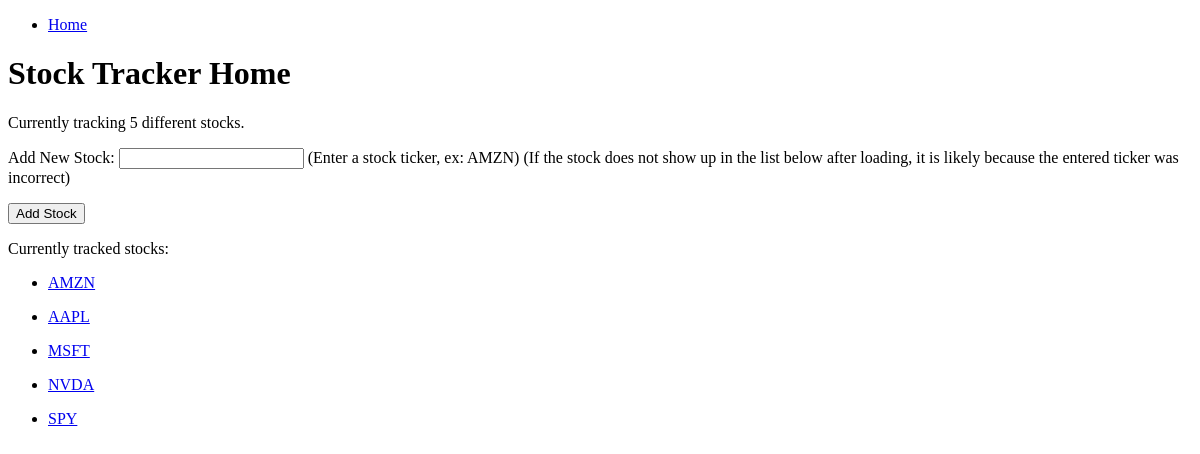
Page /stocks/ on the earlier database version.
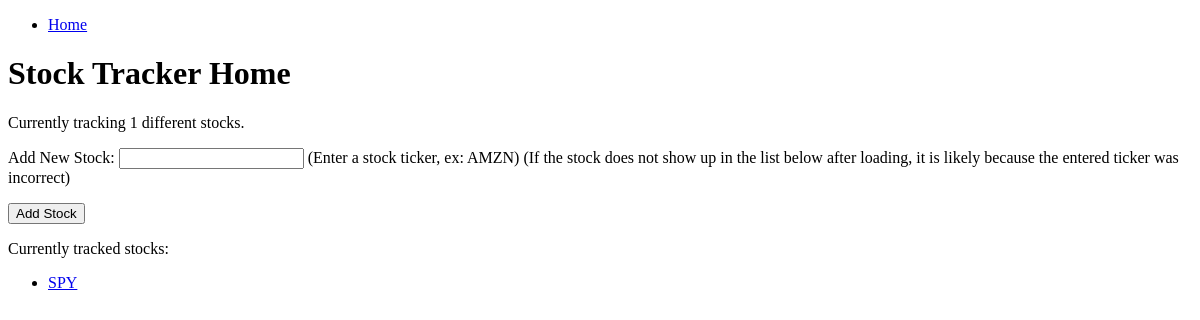
Same page on the later database version.
### stocks/models.py (models this page shows, shortened)
class Stock(models.Model):
    ticker = models.CharField(max_length=10, unique=True)
    name = models.CharField(max_length=200, blank=True, null=True)
    date_created = models.DateTimeField(auto_now_add = True)
    class Meta:
        ordering = ['name', '-date_created']
    def get_absolute_url(self):
        return reverse('stock_detail', args=[str(self.id)])

### stocks/views.py (the view, shortened to what this page needs)
# urls.py: path('', views.index, name='index'),
def index(request):
    num_stocks = Stock.objects.all().count()
    new_stock_form = AddNewStockForm()
    all_stocks = Stock.objects.all()
    context = {
        'num_stocks' : num_stocks,
        'all_stocks': all_stocks,
        'new_stock_form': new_stock_form,
    }
    return render(request, 'index.html', context=context)

### stocks/forms.py
class AddNewStockForm(forms.Form):
    ticker = forms.CharField(max_length=10)

### stocks/templates/index.html (shortened to what this page needs)
{% extends "base_generic.html" %}
{% block content %}
	<h1>Stock Tracker Home</h1>
	<p>Currently tracking {{ num_stocks }} different stocks.</p>
	<form method="post">
		<p>Add New Stock: {{ new_stock_form.ticker }} (Enter a stock ticker, ex: AMZN) (If the stock does not show up in the list below after loading, it is likely because the entered ticker was incorrect)</p>
		<input type="submit" class="input_submit" value="Add Stock" name="add new stock">
	</form>
	<p>Currently tracked stocks:</p>
	<ul>
		{% for stock in all_stocks %}
			<li>
				<p><a class="stock_ticker_display" href="{{ stock.get_absolute_url }}">{{ stock.ticker}}</a></p>
			</li>
		{% endfor %}
	</ul>
{% endblock %}

Differences in the rows shown:
removed Stock: ticker "AMZN"
removed Stock: ticker "AAPL"
removed Stock: ticker "MSFT"
removed Stock: ticker "NVDA"
Other differences:
{{ num_stocks }}: "5" → "1"
